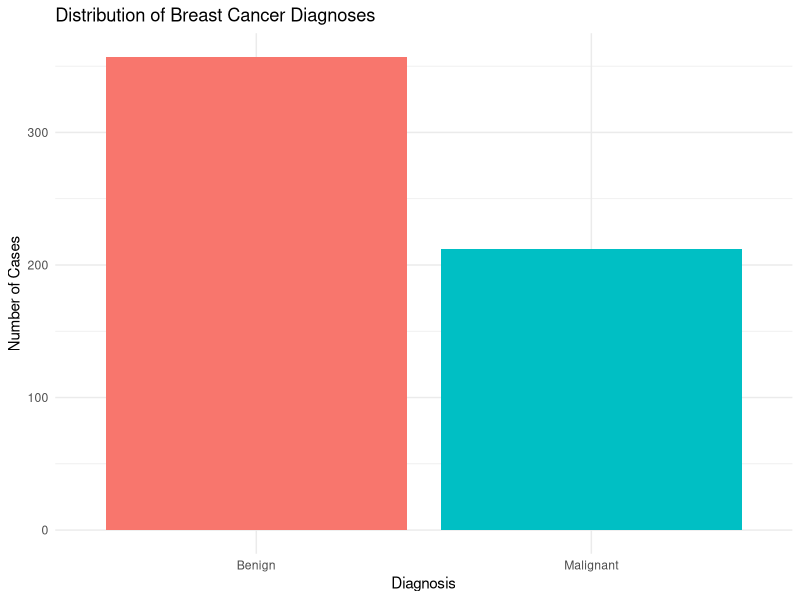
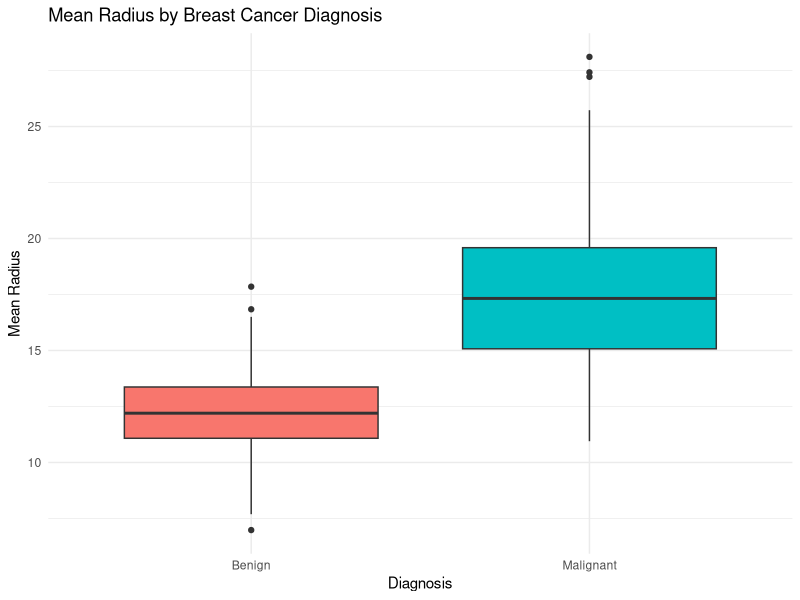
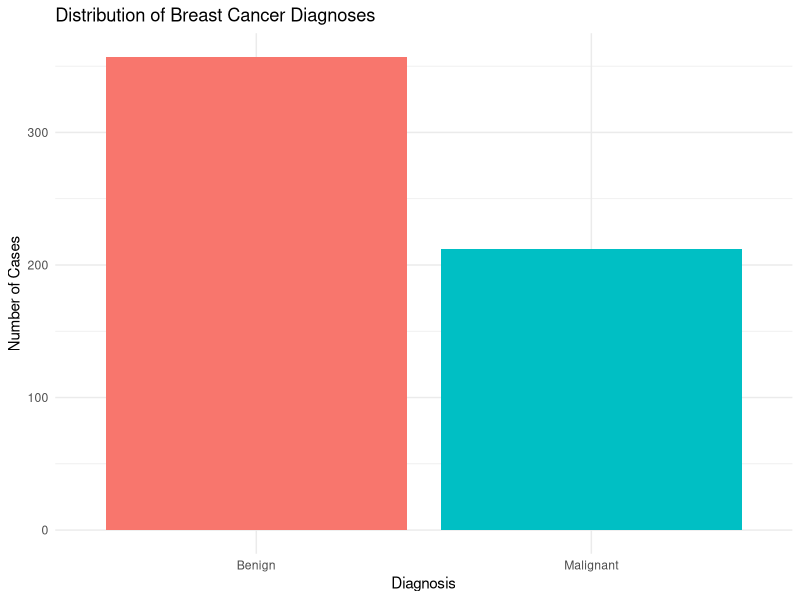
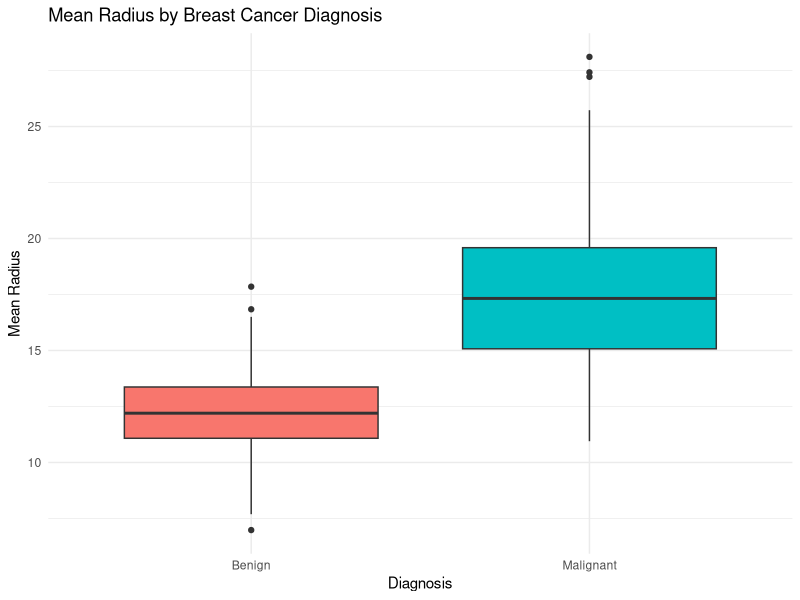

Write R code to recreate these figures, in order.

# ==========================================
# Breast Cancer Classification
# Exploratory Data Analysis (EDA)
# ==========================================

# 1. Load the cleaned dataset
clean_data <- read.csv("data/cleaned_breast_cancer.csv")

# 2. Display dataset dimensions
cat("Dataset Dimensions:\n")
print(dim(clean_data))

# 3. Display column names
cat("\nColumn Names:\n")
print(names(clean_data))

# 4. Check dataset structure
cat("\nDataset Structure:\n")
str(clean_data)

# 5. Check missing values
cat("\nMissing Values:\n")
print(sum(is.na(clean_data)))

# 6. Check duplicate rows
cat("\nDuplicate Rows:\n")
print(sum(duplicated(clean_data)))

# 7. Check diagnosis distribution
cat("\nDiagnosis Distribution:\n")
print(table(clean_data$Diagnosis))

# 8. Calculate summary statistics
cat("\nSummary Statistics:\n")
summary(clean_data)


# ==========================================
# 9. Exploratory Data Visualisations
# ==========================================

# Load required library
library(ggplot2)

# Create figures folder if it does not exist
dir.create("figures", showWarnings = FALSE)

# Convert diagnosis into readable labels
clean_data$Diagnosis <- factor(
  clean_data$Diagnosis,
  levels = c("B", "M"),
  labels = c("Benign", "Malignant")
)

# 9.1 Diagnosis Distribution
diagnosis_plot <- ggplot(
  clean_data,
  aes(x = Diagnosis, fill = Diagnosis)
) +
  geom_bar() +
  labs(
    title = "Distribution of Breast Cancer Diagnoses",
    x = "Diagnosis",
    y = "Number of Cases"
  ) +
  theme_minimal() +
  theme(legend.position = "none")

print(diagnosis_plot)

# Save diagnosis distribution graph
ggsave(
  "figures/diagnosis_distribution.png",
  diagnosis_plot,
  width = 7,
  height = 5
)


# 9.2 Compare Mean Radius by Diagnosis
radius_plot <- ggplot(
  clean_data,
  aes(x = Diagnosis, y = radius_mean, fill = Diagnosis)
) +
  geom_boxplot() +
  labs(
    title = "Mean Radius by Breast Cancer Diagnosis",
    x = "Diagnosis",
    y = "Mean Radius"
  ) +
  theme_minimal() +
  theme(legend.position = "none")

print(radius_plot)

# Save radius comparison graph
ggsave(
  "figures/radius_comparison.png",
  radius_plot,
  width = 7,
  height = 5
)
